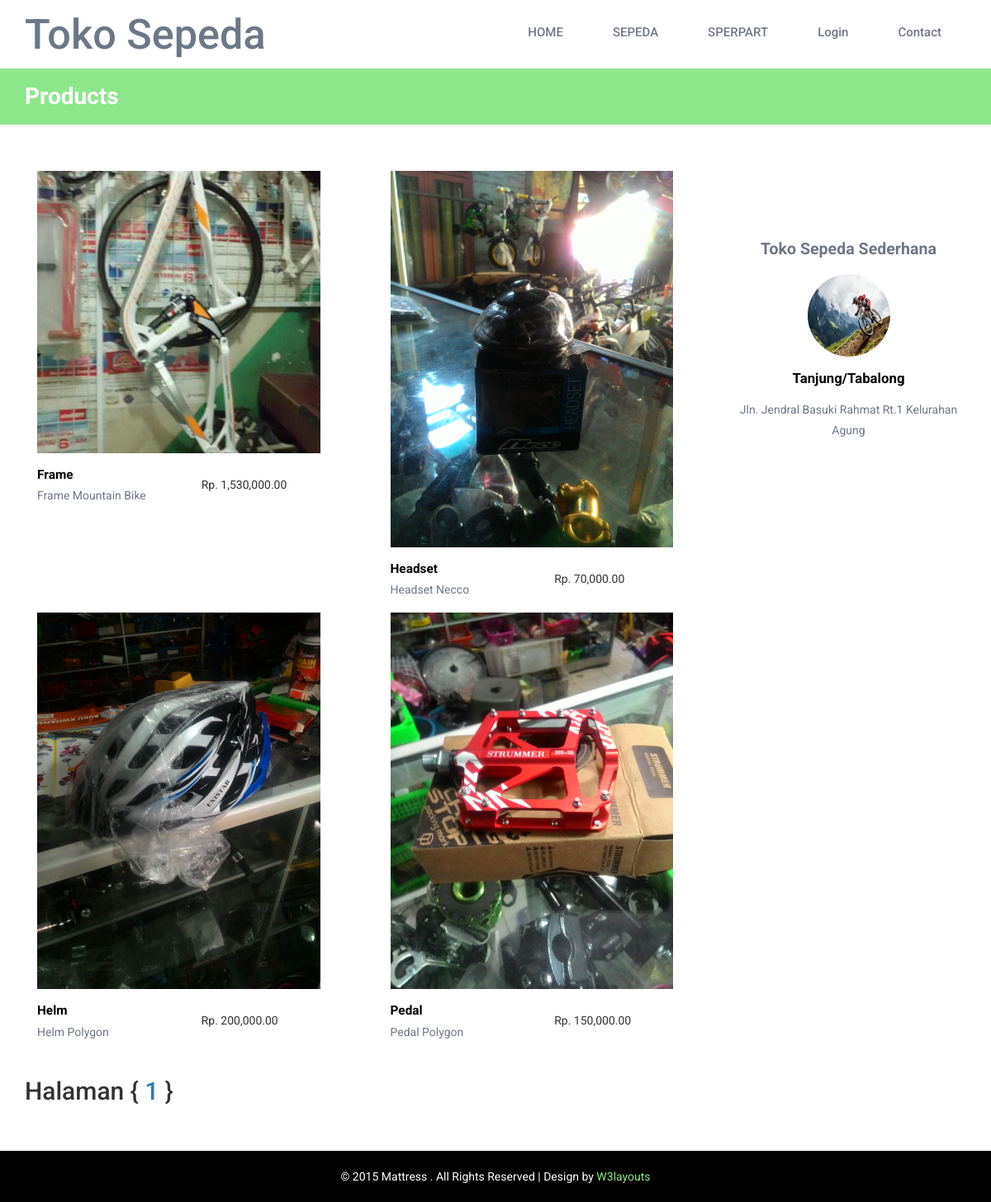
Page /products_sperpart.php on the committed database.
### tables this page shows
CREATE TABLE `sperpart` (
  `id_sperpart` int(10) NOT NULL,
  `jenis` varchar(100) NOT NULL,
  `nama_sperpart` varchar(50) NOT NULL,
  `harga_sperpart` int(50) NOT NULL,
  `jumlah_barang` int(25) NOT NULL,
  `keterangan` varchar(250) NOT NULL,
  `gambar` varchar(100) NOT NULL
);

### products_sperpart.php (the view, shortened to what this page needs)
<?php
include_once('php/connect.php');
?>
<!DOCTYPE html>
<html>
<head>
<link href="css/bootstrap.css" rel="stylesheet" type="text/css" media="all" />
<link href="css/style.css" rel="stylesheet" type="text/css" media="all" />
<link href="css/memenu.css" rel="stylesheet" type="text/css" media="all" />
</head>
<body>
		<div class="container">
			<div class="head-top">
				<div class="logo">
					<h1><a href="index.php">Toko Sepeda</a></h1>
				</div>
		  <div class=" h_menu4">
				<ul class="memenu skyblue">
					  <li><a class="color8" href="index.php">HOME</a></li>
				      <li><a class="color1" href="#">SEPEDA</a>
					</li>
				    <li class="grid"><a class="color2" href="#">SPERPART</a>
			    </li>
				<li><a class="color4" href="login.html">Login</a></li>
				<li><a class="color6" href="contact.html">Contact</a></li>
			  </ul>
			</div>
				<div class="clearfix"> </div>
		</div>
		</div>
	<div class="grow">
		<div class="container">
			<h2>Products</h2>
		</div>
	</div>
	<div class="pro-du">
		<div class="container">
			<div class="col-md-9 product1">
				<div class=" bottom-product">
					<?php
					$pilihanmenu = $_GET['id'];
					$perpage = 12;
			    $page = isset($_GET["halaman"]) ? (int) $_GET["halaman"] : 1;
			    $start = ($page > 1) ? ($page * $perpage) - $perpage : 0;
			    $isi = "SELECT * FROM sperpart WHERE jenis LIKE '%$pilihanmenu%' ORDER BY nama_sperpart ASC LIMIT $start, $perpage";
			    $result2 = $db->query($isi);
			    $result = $db->query("SELECT * FROM sperpart");
			    $total = $result->num_rows;
			    $pages = ceil($total / $perpage);
			        while ($hasil = $result2->fetch_assoc()) {
			            $uang = $hasil['harga_sperpart'];
			            $jlh_desimal = '2';
			            $pemisah_desimal = '.';
			            $pemisah_ribuan = ',';
			            ?>
					<div class="col-md-6 bottom-cd simpleCart_shelfItem">
						<div class="product-at ">
							<a href="single_sperpart.php?kode=<?= $hasil['id_sperpart']; ?>"><img class="img-responsive" src="gambar_sepeda/<?= $hasil['gambar']; ?>" alt="">
						</a>
						</div>
						<p class="tun"><span><?= $hasil['jenis']; ?></span><br><?= $hasil['nama_sperpart']; ?></p>
						<div class="ca-rt">
							<p class="number item_price"><i> </i>Rp. <?= number_format($uang, $jlh_desimal, $pemisah_desimal, $pemisah_ribuan);  ?></p>
						</div>
						<div class="clearfix"></div>
					</div>
					<?php
			}
			?>
					<div class="clearfix"> </div>
				</div>
				<h2>Halaman {
				<?php
				for ($i = 1; $i <= $pages; $i++) {
				?>
								<a href="?halaman=<?= $i ?>"><?= $i ?></a>
								<?php
						}
						?>
					}
				</div>
				<div class="pr-btm">
				<h4>Toko Sepeda Sederhana</h4>
					<img class="img-responsive" src="images/profil.jpg" alt="">
					<h6>Tanjung/Tabalong</h6>
					<p>Jln. Jendral Basuki Rahmat Rt.1 Kelurahan Agung</p>
				</div>
			</div>
		</div>
		<div class="footer-class">
		<p>© 2015 Mattress . All Rights Reserved | Design by  <a href="http://w3layouts.com/" target="_blank">W3layouts</a> </p>
		</div>
</body>
</html>

### css/style.css (style rules this page uses)
body { background:#fff; font-family: 'Roboto', sans-serif; }
a { transition: 0.5s all; -webkit-transition: 0.5s all; -o-transition: 0.5s all; -moz-transition: 0.5s all; -ms-transition: 0.5s all; }
ul { padding: 0; margin: 0; }
h1,h2,h3,h4,h5,h6,label,p { margin:0; }
.logo { float: left; }
.head-top { padding: 1em 0; }
.logo h1 a { color: #6c7886; font-size: 1.4em; text-decoration: none; }
.h_menu4 { margin: 7px 0 0px; float: right; }
.footer-class p { color:#fff; font-size:1em; }
.footer-class p a { color:#8ce78a; text-decoration:none; }
.footer-class { padding: 1.5em 0; text-align:center; background:#000; }
.bottom-product { margin-bottom: 2em; margin-top: 0em; }
p.tun { font-size: 1em; color: #6e7786; text-align: left; line-height: 1.8em; padding: 1em 0; float: left; width: 53%; }
.product1 span { color: #000; font-size: 1.1em; font-weight: 700; }
.product-at img { width:100%; }
.product-at { position: relative; }
.product1 { padding: 0; }
.pr-btm h4 { color: #6e7786; font-size: 1.4em; font-weight: 700; margin: 0 0 1em; }
.pr-btm h6 { font-size: 1.2em; font-weight: 700; margin: 1em 0; color: #000; }
.pr-btm p { color: #6e7786; font-size: 1em; margin: 1em 0; line-height: 1.8em; }
.pr-btm { text-align: center; margin:6em 0 0; }
.pr-btm img { width: 100px; height: 100px; border-radius: 50%; margin: 0 auto; }
.bottom-cd.simpleCart_shelfItem { padding-right: 5em; }
.grow { background-color: #8ce78a; padding: 1.3em 0; }
.grow h2 { color: #fff; font-size: 2em; margin: 0; font-weight: 700; }
.pro-du { padding: 4em 0; }
.ca-rt { float: right; width: 42%; padding: 2em 0 0; }

### css/memenu.css (style rules this page uses)
.memenu { margin-bottom:0px;padding:0;width:100%;list-style:none;display:inline-block;position:relative;font-size:15px }
.memenu li { margin-bottom:-5px;display:inline }
.memenu>li>a { float:left;padding:8px 30px;text-decoration:none;text-transform:capitalize;font-size:1em; font-weight: 500; -webkit-transition: all 0.3s ease-in-out; -moz-transition: all 0.3s ease-in-out; -o-transition: all 0.3s ease-in-out; transition: all 0.3s ease-in-out; }
.skyblue li>a,.skyblue>li.showhide span { color:#6f7887 }

### rows in the picture
sperpart: gambar (picture), jenis "Frame", nama_sperpart "Frame Mountain Bike", harga_sperpart "1,530,000.00"
sperpart: gambar (picture), jenis "Headset", nama_sperpart "Headset Necco", harga_sperpart "70,000.00"
sperpart: gambar (picture), jenis "Helm", nama_sperpart "Helm Polygon", harga_sperpart "200,000.00"
sperpart: gambar (picture), jenis "Pedal", nama_sperpart "Pedal Polygon", harga_sperpart "150,000.00"
